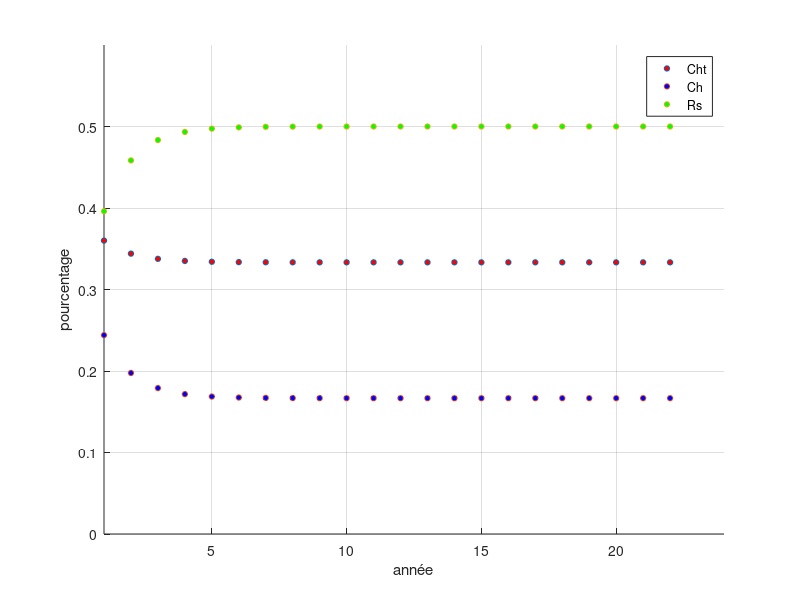

The MATLAB script that drew this image:
a = [0.5 0.1 0.1; 0.2 0.6 0.2; 0.3 0.3 0.7];
b = [0.36;0.4;0.24];
c = a*b;
d = zeros(20,1);
e = zeros(20,1);
f = zeros(20,1);
hold on

for n = 1:1.0:22
    d(n,1) = c(1,1);
    e(n,1) = c(2,1);
    f(n,1) = c(3,1);
    b = c;  
    c = a*b;
    grid on
end
plot(e,'o','MarkerSize',4,'MarkerFaceColor', 'r' )
plot(d, 'o','MarkerSize',4,'MarkerFaceColor', 'b')
plot(f, 'o','MarkerSize',4,'MarkerFaceColor', 'g')
axis([0 n 0 1])
xlabel('année')
ylabel('pourcentage')
legend('Cht','Ch','Rs')
axis ([1 24 0 0.6]);

grid on;
hold off
